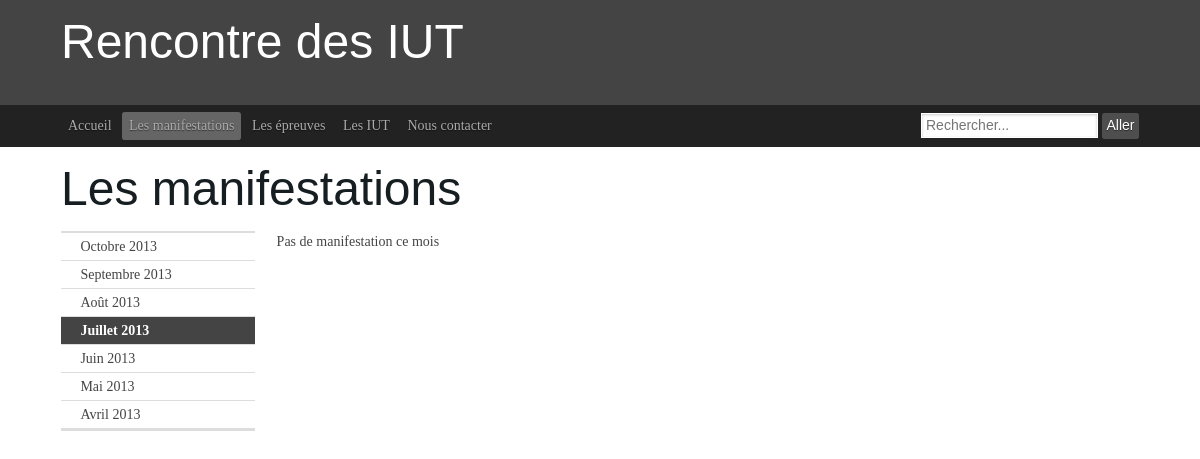
The app's page /manifs.php?date=01/7/2013, older data.
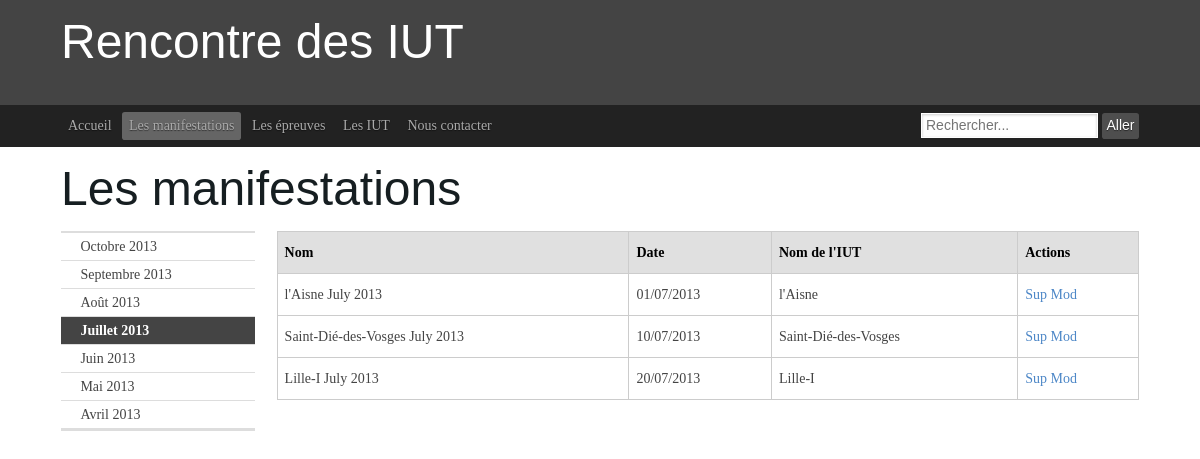
The same page, newer data.
### tables this page shows
create table manifestation (
numMan int(5) not null auto_increment,
nomMan varchar(80),
dateMan date,
noIut int(5) not null,
primary key (numMan),
foreign key (noIut) references iut(noIut)
);

create table iut (
noIut int(5) not null auto_increment,
nomIut varchar(80),
adresse varchar(80),
nbEtudiants int(5),
primary key (noIut)
);

### queryUtil.php (called while the page is built, shortened)
<?php
function query($query) {
    $bdd = mysqli_connect('aquassaut.pwnz.org','proje','tbdd','projet');
    $result = mysqli_query($bdd, $query);
    return mysqli_fetch_all($result);
}
?>

### manifs.php (the view, shortened to what the changed rows need)
<?php
require_once "queryUtil.php";
require_once "pageTemplate.php";
function surroundingMonths($date) {
    echo('
                    <aside class="ym-g18 ym-gl ym-vlist">
                        <ul>
    ');
    $monthToString = [
        "Janvier",
        "Février",
        "Mars",
        "Avril",
        "Mai",
        "Juin",
        "Juillet",
        "Août",
        "Septembre",
        "Octobre",
        "Novembre",
        "Décembre"
    ];
    $arrayDate = explode("/", $date);
    $month = $arrayDate[1] - 1;
    for ($i = 3; $i >= -3; $i -= 1) {
        $m = $month + $i;
        $y = $arrayDate[2];
        if ($m < 0) {
            $y -= 1;
            $m += 12;
        } elseif ($m > 11) {
            $y += 1;
            $m -= 12;
        } elseif($i === 0) {
            echo ('
                            <li class="active"><strong>'.$monthToString[$m].' '.$y.'</strong></li>
            ');
            continue;
        }
        echo ('
                            <li><a href="?date=01/'.($m + 1).'/'.$y.'">'.$monthToString[$m].' '.$y.'</a></li>
        ');
    }
    echo('
                        </ul>
                    </aside>
    ');
}
function selectAllManifestationsInMonth($date) {
    $arrayDate = explode("/", $date);
    $m = $arrayDate[1];
    $y = $arrayDate[2];
    $q = 'select nomMan, date_format(dateMan, "%d/%m/%Y"), nomIut from manifestation as m
          inner join iut as i on m.noIut = i.noIut
          where month(dateMan) = '.$m.' and year(dateMan) = '.$y.' order by dateMan;';
    return query($q);
}
function printManifestations($date) {
    $manifs = selectAllManifestationsInMonth($date);
    if (count($manifs) === 0) {
        echo('
                    <article class="ym-g80 ym-gr ym-content">
                        <p>Pas de manifestation ce mois</p>
                    </article>
        ');
        return;
    }
    echo('
                    <article class="ym-g80 ym-gr ym-content">
                        <table class="bordertable">
                            <thead>
                                <tr>
                                    <th>Nom</th>
                                    <th>Date</th>
                                    <th>Nom de l\'IUT</th>
                                    <th>Actions</th>
                                </tr>
                            </thead>
                            <tbody>
    ');
    foreach($manifs as $manif) {
        echo('
                                <tr>
                                    <td>'.$manif[0].'</td>
                                    <td>'.$manif[1].'</td>
                                    <td>'.$manif[2].'</td>
                                    <td><a href="#">Sup</a> <a href="#">Mod</a></td>
                                </tr>
        ');
    }
    echo('
                            </tbody>
                        </table>
                    </article>
    ');
}
pheader("manifs.php");
$date = date("d/m/Y");
if (isset($_GET['date'])) {
    $date = $_GET['date'];
}
surroundingMonths($date);
printManifestations($date);
pfooter();
?>

### pageTemplate.php
<?php
function pheader($pageName) {
    $pages = [
        ["accueil.php", "Accueil"],
        ["manifs.php", "Les manifestations"],
        ["epreuves.php", "Les épreuves"],
        ["iut.php", "Les IUT"],
        ["contact.php", "Nous contacter"]
    ];
    $caller = -1;
    for($i = 0; $i < count($pages); $i += 1) {
        if ($pageName === $pages[$i][0]) {
            $caller = $i;
            break;
        }
    }
    $title = '';
    if ($caller === -1) {
        $title .= $pageName;
    } else {
        $title .= $pages[$caller][1];
    }
    echo ('
<!DOCTYPE html>
<html>
<head>
    <meta charset="utf-8">
    <title>Site des manifestations inter-IUT</title>
    <link rel="stylesheet" type="text/css" href="lib/yaml/yaml/core/base.css">
    <link rel="stylesheet" type="text/css" href="lib/yaml/yaml/forms/gray-theme.css">
    <link rel="stylesheet" type="text/css" href="lib/yaml/yaml/navigation/hlist.css">
    <link rel="stylesheet" type="text/css" href="lib/yaml/yaml/navigation/vlist.css">
    <link rel="stylesheet" type="text/css" href="lib/yaml/yaml/screen/screen-FULLPAGE-layout.css">
    <link rel="stylesheet" type="text/css" href="lib/yaml/yaml/screen/typography.css">
    <link rel="stylesheet" type="text/css" href="lib/yaml/yaml/modifs.css">
</head>
<body>
    <header>
        <div class="ym-wrapper">
            <div class="ym-wbox">
                <hgroup>
                    <h1> Rencontre des IUT </h1>
                </hgroup>
            </div>
        </div>
    </header>
    <nav id="nav">
        <div class="ym-wrapper">
            <div class= "ym-hlist">
                <ul>
    ');
    foreach($pages as $page) {
        if ($pageName === $page[0]) {
            echo('
                    <li class="active"><a href="'.$page[0].'">'.$page[1].'</a></li>
            ');
        } else {
            echo('
                    <li><a href="'.$page[0].'">'.$page[1].'</a></li>
            ');
        }
    }
    echo('
                </ul>
                <form class="ym-searchform" action="recherche.php" method="get">
                    <input class="ym-searchfield" name="recherche" type="search" placeholder="Rechercher...">
                    <input class="ym-searchbutton" type="submit" value="Aller">
                </form>
            </div>
        </div>
    </nav>
    <main>
        <div class="ym-wrapper">
            <div class="ym-wbox">
                <h1>'.$title.'</h1>
                <section class="ym-grid linearize-level-1">
    ');
}
function pfooter() {
    echo ('
                </section>
            </div>
        </div>
    </main>
    <footer>
    </footer>
</body>
</html>
    ');
}

Row changes from the older to the newer data that the page shows:
now on this page (row edited): manifestation: nomMan "l'Aisne July 2013", manif "01/07/2013", noIut.nomIut "l'Aisne"
now on this page (row edited): manifestation: nomMan "Saint-Dié-des-Vosges July 2013", manif "10/07/2013", noIut.nomIut "Saint-Dié-des-Vosges"
now on this page (row edited): manifestation: nomMan "Lille-I July 2013", manif "20/07/2013", noIut.nomIut "Lille-I"
Text that changed along with them:
text no longer shown: "Pas de manifestation ce mois"
text now shown: "Nom Date Nom de l ' IUT Actions"
